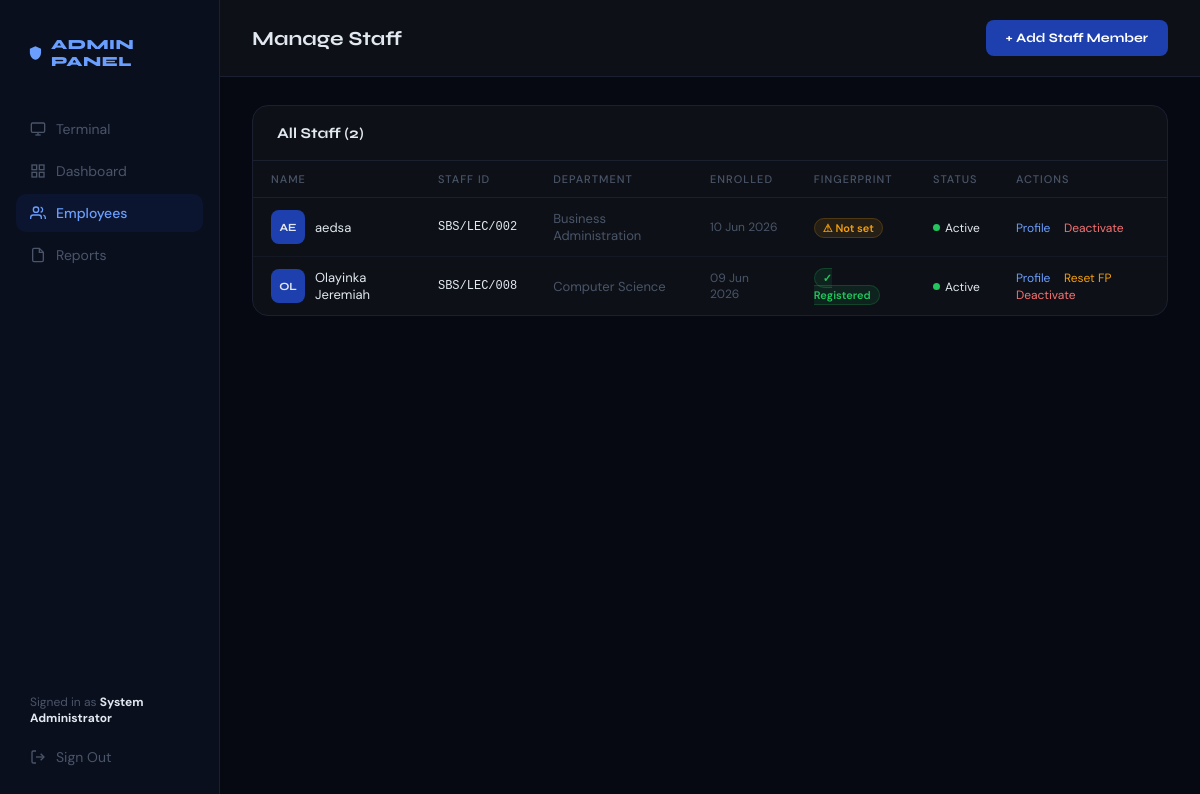
The page /clocking_system/admin/employees.php (signed in) on the database its author committed.
### tables this page shows
CREATE TABLE `employee` (
  `id` int(11) NOT NULL,
  `staff_id` varchar(20) NOT NULL,
  `full_name` varchar(100) NOT NULL,
  `department` varchar(50) NOT NULL,
  `designation` varchar(50) NOT NULL,
  `email` varchar(100) NOT NULL,
  `phone` varchar(20) DEFAULT NULL,
  `enroll_date` date NOT NULL,
  `is_active` tinyint(1) DEFAULT 1,
  `created_at` timestamp NOT NULL DEFAULT current_timestamp()
);

### clocking_system/admin/employees.php (the view, shortened to what this page needs)
<?php
$db      = db();
$employees = $db->query('SELECT e.*, COUNT(w.staff_id) AS has_fp FROM employee e LEFT JOIN webauthn_credentials w ON e.staff_id = w.staff_id GROUP BY e.staff_id ORDER BY e.is_active DESC, e.full_name ASC')->fetchAll();
?>
<!DOCTYPE html>
<html lang="en">
<head>
</head>
<body>
<aside class="sidebar">
    <div class="sidebar-logo"><svg width="18" height="18" viewBox="0 0 24 24" fill="#6b9fff"><path d="M12 1L3 5v6c0 5.55 3.84 10.74 9 12 5.16-1.26 9-6.45 9-12V5l-9-4z"/></svg> ADMIN PANEL</div>
    <a href="<?= SITE_URL ?>/admin/terminal.php"  class="nav-item"><svg width="16" height="16" viewBox="0 0 24 24" fill="none" stroke="currentColor" stroke-width="2"><rect x="2" y="3" width="20" height="14" rx="2"/><line x1="8" y1="21" x2="16" y2="21"/><line x1="12" y1="17" x2="12" y2="21"/></svg> Terminal</a>
    <a href="<?= SITE_URL ?>/admin/dashboard.php" class="nav-item"><svg width="16" height="16" viewBox="0 0 24 24" fill="none" stroke="currentColor" stroke-width="2"><rect x="3" y="3" width="7" height="7"/><rect x="14" y="3" width="7" height="7"/><rect x="14" y="14" width="7" height="7"/><rect x="3" y="14" width="7" height="7"/></svg> Dashboard</a>
    <a href="<?= SITE_URL ?>/admin/employees.php" class="nav-item active"><svg width="16" height="16" viewBox="0 0 24 24" fill="none" stroke="currentColor" stroke-width="2"><path d="M17 21v-2a4 4 0 0 0-4-4H5a4 4 0 0 0-4 4v2"/><circle cx="9" cy="7" r="4"/><path d="M23 21v-2a4 4 0 0 0-3-3.87"/><path d="M16 3.13a4 4 0 0 1 0 7.75"/></svg> Employees</a>
    <a href="<?= SITE_URL ?>/admin/reports.php"   class="nav-item"><svg width="16" height="16" viewBox="0 0 24 24" fill="none" stroke="currentColor" stroke-width="2"><path d="M14 2H6a2 2 0 0 0-2 2v16a2 2 0 0 0 2 2h12a2 2 0 0 0 2-2V8z"/><polyline points="14 2 14 8 20 8"/></svg> Reports</a>
    <div class="sidebar-spacer"></div>
    <div class="sidebar-user">Signed in as <strong style="color:var(--text)"><?= htmlspecialchars($_SESSION['admin_name']) ?></strong></div>
    <a href="<?= SITE_URL ?>/admin/logout.php" class="nav-item danger"><svg width="16" height="16" viewBox="0 0 24 24" fill="none" stroke="currentColor" stroke-width="2"><path d="M9 21H5a2 2 0 0 1-2-2V5a2 2 0 0 1 2-2h4"/><polyline points="16 17 21 12 16 7"/><line x1="21" y1="12" x2="9" y2="12"/></svg> Sign Out</a>
</aside>
<div class="main">
    <div class="topbar">
        <h1>Manage Staff</h1>
        <button class="add-btn" onclick="toggleForm()">+ Add Staff Member</button>
    </div>
    <div class="content">
        <div class="table-wrap">
            <div class="table-head">All Staff (<?= count($employees) ?>)</div>
            <table>
                <thead>
                    <tr>
                        <th>Name</th>
                        <th>Staff ID</th>
                        <th>Department</th>
                        <th>Enrolled</th>
                        <th>Fingerprint</th>
                        <th>Status</th>
                        <th>Actions</th>
                    </tr>
                </thead>
                <tbody>
                <?php foreach ($employees as $e): ?>
                    <tr onclick="window.location='<?= SITE_URL ?>/admin/employee-profile.php?id=<?= urlencode($e['staff_id']) ?>'">
                        <td>
                            <div class="emp-cell">
                                <div class="emp-av <?= !$e['is_active'] ? 'inactive' : '' ?>"><?= strtoupper(substr($e['full_name'],0,2)) ?></div>
                                <?= htmlspecialchars($e['full_name']) ?>
                            </div>
                        </td>
                        <td style="font-family:monospace;font-size:12px"><?= htmlspecialchars($e['staff_id']) ?></td>
                        <td style="color:var(--muted)"><?= htmlspecialchars($e['department']) ?></td>
                        <td style="color:var(--muted);font-size:12px"><?= date('d M Y', strtotime($e['enroll_date'])) ?></td>
                        <td>
                            <?php if ($e['has_fp']): ?>
                                <span class="fp-badge fp-yes">✓ Registered</span>
                            <?php else: ?>
                                <span class="fp-badge fp-no">⚠ Not set</span>
                            <?php endif; ?>
                        </td>
                        <td>
                            <?php if ($e['is_active']): ?>
                                <span class="status-dot"><span class="dot dot-green"></span> Active</span>
                            <?php else: ?>
                                <span class="status-dot"><span class="dot dot-gray"></span> Inactive</span>
                            <?php endif; ?>
                        </td>
                        <td onclick="event.stopPropagation()">
                            <a href="<?= SITE_URL ?>/admin/employee-profile.php?id=<?= urlencode($e['staff_id']) ?>" class="act-link">Profile</a>
                            <?php if ($e['has_fp']): ?>
                                <a href="?reset_fp=<?= urlencode($e['staff_id']) ?>" class="act-link amber" onclick="return confirm('Reset fingerprint for <?= htmlspecialchars($e['full_name']) ?>?')">Reset FP</a>
                            <?php endif; ?>
                            <?php if ($e['is_active']): ?>
                                <a href="?deactivate=<?= urlencode($e['staff_id']) ?>" class="act-link red" onclick="return confirm('Deactivate <?= htmlspecialchars($e['full_name']) ?>?')">Deactivate</a>
                            <?php else: ?>
                                <a href="?activate=<?= urlencode($e['staff_id']) ?>" class="act-link">Activate</a>
                            <?php endif; ?>
                        </td>
                    </tr>
                <?php endforeach; ?>
                </tbody>
            </table>
        </div>
    </div>
</div>
</body>
</html>

### clocking_system/admin/employees.php (style rules this page uses)
*, *::before, *::after { box-sizing: border-box; margin: 0; padding: 0; }
:root { --accent:#1e40af; --dark:#060912; --sidebar:#0a0f1e; --card:#0d1117; --border:#1a2030; --text:#e2e8f0; --muted:#4a5568; --green:#22c55e; --amber:#f59e0b; --red:#ef4444; }
body { font-family:'DM Sans',sans-serif; background:var(--dark); color:var(--text); min-height:100vh; display:grid; grid-template-columns:220px 1fr; }
.sidebar { background:var(--sidebar); border-right:1px solid var(--border); padding:24px 16px; display:flex; flex-direction:column; gap:4px; position:sticky; top:0; height:100vh; }
.sidebar-logo { font-family:'Syne',sans-serif; font-weight:800; font-size:14px; padding:12px; margin-bottom:24px; color:#6b9fff; letter-spacing:.5px; display:flex; align-items:center; gap:8px; }
.nav-item { display:flex; align-items:center; gap:10px; padding:10px 14px; border-radius:10px; font-size:14px; color:var(--muted); text-decoration:none; transition:background .15s,color .15s; }
.nav-item:hover,.nav-item.active { background:rgba(30,64,175,.12); color:var(--text); }
.nav-item.active { color:#6b9fff; font-weight:500; }
.sidebar-spacer { flex:1; }
.sidebar-user { font-size:12px; color:var(--muted); padding:0 14px; margin-bottom:8px; }
.main { display:flex; flex-direction:column; }
.topbar { display:flex; align-items:center; justify-content:space-between; padding:20px 32px; border-bottom:1px solid var(--border); background:var(--card); }
.topbar h1 { font-family:'Syne',sans-serif; font-size:20px; font-weight:700; }
.add-btn { padding:10px 20px; background:var(--accent); color:#fff; border:none; border-radius:8px; font-family:'Syne',sans-serif; font-size:13px; font-weight:700; cursor:pointer; transition:opacity .2s; }
.content { padding:28px 32px; display:flex; flex-direction:column; gap:24px; }
.table-wrap { background:var(--card); border:1px solid var(--border); border-radius:16px; overflow:hidden; }
.table-head { padding:18px 24px; border-bottom:1px solid var(--border); font-family:'Syne',sans-serif; font-size:15px; font-weight:700; }
table { width:100%; border-collapse:collapse; }
th { padding:11px 18px; text-align:left; font-size:11px; text-transform:uppercase; letter-spacing:1px; color:var(--muted); border-bottom:1px solid var(--border); font-weight:500; }
td { padding:12px 18px; font-size:13px; border-bottom:1px solid rgba(26,32,48,.5); vertical-align:middle; }
tr:last-child td { border-bottom:none; }
tbody tr { cursor:pointer; transition:background .15s; }
.emp-cell { display:flex; align-items:center; gap:10px; }
.emp-av { width:34px; height:34px; background:var(--accent); border-radius:8px; display:flex; align-items:center; justify-content:center; font-size:11px; font-weight:700; font-family:'Syne',sans-serif; flex-shrink:0; }
.status-dot { display:inline-flex; align-items:center; gap:5px; font-size:12px; }
.dot { width:7px; height:7px; border-radius:50%; flex-shrink:0; }
.dot-green { background:var(--green); }
.fp-badge { font-size:11px; padding:2px 8px; border-radius:100px; font-weight:600; }
.fp-yes { background:rgba(34,197,94,.1); color:var(--green); border:1px solid rgba(34,197,94,.2); }
.fp-no { background:rgba(245,158,11,.1); color:var(--amber); border:1px solid rgba(245,158,11,.2); }
.act-link { font-size:12px; color:#6b9fff; text-decoration:none; margin-right:10px; cursor:pointer; transition:color .15s; }
.act-link.red { color:#f87171; }
.act-link.amber { color:var(--amber); }
:root { --primary-blue: #1e40af; --accent-orange: #ff4500; --bg-dark: #0d1117; --text-light: #e2e8f0; --border-color: #1a2030; }

### rows shown on the page
employee: full_name "AE", full_name "aedsa", staff "SBS/LEC/002", department "Business Administration", enroll_date "10 Jun 2026", shows "⚠ Not set", is_active 1 (drawn)
employee: full_name "OL", full_name "Olayinka Jeremiah", staff "SBS/LEC/008", department "Computer Science", enroll_date "09 Jun 2026", shows "✓ Registered", is_active 1 (drawn)

### other values the page prints
$_SESSION['admin_name'] "System Administrator"
count($employees) "2"
